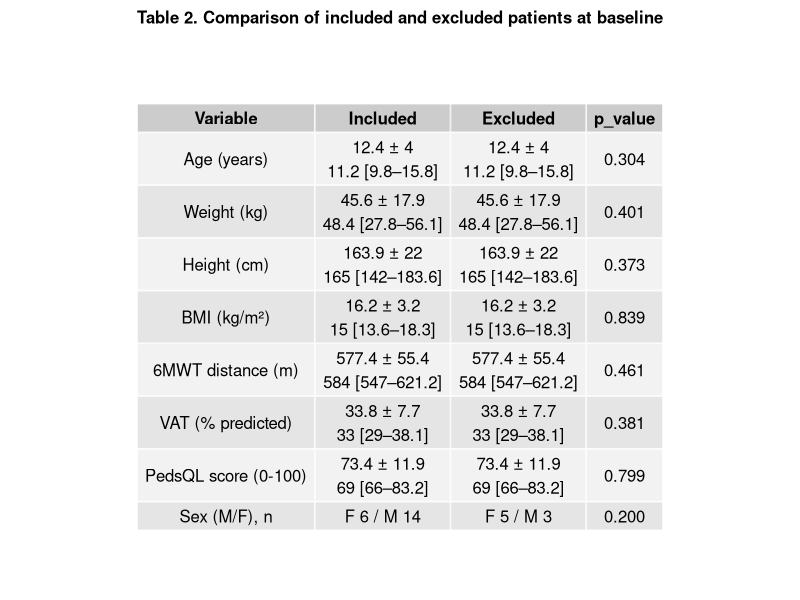

Reproduce this figure in R. (Note: this script raises an error after producing the figure.)
## ---- chunk 1
knitr::opts_chunk$set(echo = TRUE, warning = FALSE, message = FALSE)
## ---- chunk 2
# Load package
library(readxl)

# Import datasets
included_data <- read_excel("data/data_clean.xlsx")
excluded_data <- read_excel("data/data_excluded.xlsx")

# Check structure
str(included_data)
str(excluded_data)
## ---- chunk 3

# Load packages
library(gridExtra)
library(grid)

# Functions

# Mean ± SD
mean_sd <- function(x) {
  paste0(
    round(mean(x, na.rm = TRUE), 1), " ± ",
    round(sd(x, na.rm = TRUE), 1)
  )
}

# Median [IQR]
median_iqr <- function(x) {
  paste0(
    round(median(x, na.rm = TRUE), 1), " [",
    round(quantile(x, 0.25, na.rm = TRUE), 1), "–",
    round(quantile(x, 0.75, na.rm = TRUE), 1), "]"
  )
}

# Variables

vars <- c("age", "weight_kg", "height_cm", "bmi_kg_cm2",
          "6minwt_distance_traveled_m_before","vat_before",
          "pedsql_totalself_before")

# p-values

p_values <- sapply(vars, function(var) {
  
  x <- included_data[[var]]
  y <- excluded_data[[var]]
  
  # Remove NA
  x <- x[!is.na(x)]
  y <- y[!is.na(y)]
  
  # Quantitative → Mann-Whitney
  test <- wilcox.test(x, y)
  
  return(round(test$p.value, 3))
})

# Build clean table

table_final <- data.frame(
  Variable = vars,
  Included = paste0(
  sapply(included_data[vars], mean_sd),
  if (knitr::is_html_output()) "<br>" else "\n",
  sapply(included_data[vars], median_iqr)
),

Excluded = paste0(
  sapply(included_data[vars], mean_sd),
  if (knitr::is_html_output()) "<br>" else "\n",
  sapply(included_data[vars], median_iqr)
),
  p_value = p_values
)

# Remove row names
rownames(table_final) <- NULL

# Rename variables 
table_final$Variable <- c(
  "Age (years)",
  "Weight (kg)",
  "Height (cm)",
  "BMI (kg/m²)",
  "6MWT distance (m)",
  "VAT (% predicted)",
  "PedsQL score (0-100)"
)

# Fisher test for sex 

fisher_test <- fisher.test(
  table(
    sexe = c(included_data$sexe, excluded_data$sexe),
    group = c(
      rep("Included", nrow(included_data)),
      rep("Excluded", nrow(excluded_data))
    )
  )
)

p_sexe <- round(fisher_test$p.value, 3)

# Counts
sexe_included <- table(included_data$sexe)
sexe_excluded <- table(excluded_data$sexe)

# Format (ex: M 12 / F 8)
sexe_included_txt <- paste(names(sexe_included), sexe_included, collapse = " / ")
sexe_excluded_txt <- paste(names(sexe_excluded), sexe_excluded, collapse = " / ")

# Add row to table
table_final <- rbind(
  table_final,
  data.frame(
    Variable = "Sex (M/F), n",
    Included = sexe_included_txt,
    Excluded = sexe_excluded_txt,
    p_value = p_sexe,
    stringsAsFactors = FALSE
  )
)

# Display table in RMarkdown
knitr::kable(
  table_final,
  caption = "Table 2. Comparison of included and excluded patients at baseline"
)

# Export to PDF

pdf("figures/Table_2_Comparison_Included_Excluded at baseline.pdf", width = 8, height = 7)

grid.arrange(
  textGrob(
    "Table 2. Comparison of included and excluded patients at baseline",
    gp = gpar(fontsize = 12, fontface = "bold")
  ),
  tableGrob(table_final, rows = NULL),
  ncol = 1,
  heights = c(0.3, 5) 
)
dev.off()
## ---- chunk 4

# Paired Wilcoxon test
wilcox_test <- wilcox.test(
  included_data$`6minwt_distance_traveled_m_before`,
  included_data$`6minwt_distance_traveled_m_after`,
  paired = TRUE,
  exact = FALSE,
  conf.int = TRUE
)
wilcox_test

# Viewing individual changes at a 6-minute walking distance

library(ggplot2)

# Create plot
p <- ggplot(included_data, aes(x = delta_6mwt)) +
  geom_histogram(bins = 10, fill = "lightgrey", color = "black") +
  geom_vline(xintercept = 0, linetype = "dashed", color = "red") +
  xlab("Change in 6-Minute Walk Distance (m)") +
  ylab("Number of patients") +
  ggtitle("Figure 3. Histogram of Individual Changes in the 6-Minute Walk Test") +
  theme_minimal()

# Display
p

# Save as PDF
ggsave(
  filename = "figures/Figure_3_Histogram_of_Individual_Changes_in_the_6-Minute_Walk_Test.pdf",
  plot = p,
  width = 6,
  height = 4
)
## ---- chunk 5
# Spearman correlation
cor_test <- cor.test(
  included_data$`6minwt_distance_traveled_m_after`,
  included_data$pedsql_totalself_after,
  method = "spearman"
)

cor_test

# Viewing
library(ggplot2)

# Create plot
p_corr <- ggplot(included_data, aes(
  x = `6minwt_distance_traveled_m_after`,
  y = pedsql_totalself_after
)) +
  geom_point() +
  geom_smooth(method = "lm", se = TRUE) +
  xlab("6-Minute Walk Distance (m)") +
  ylab("PedsQL Score (0–100)") +
  ggtitle("Figure 4. Correlation Between Functional Capacity and Quality of Life") +
  theme_minimal()

p_corr

# Export PDF
ggsave(
  "figures/Figure_4_Correlation_6MWT_PedsQL.pdf",
  plot = p_corr,
  width = 6,
  height = 4
)
